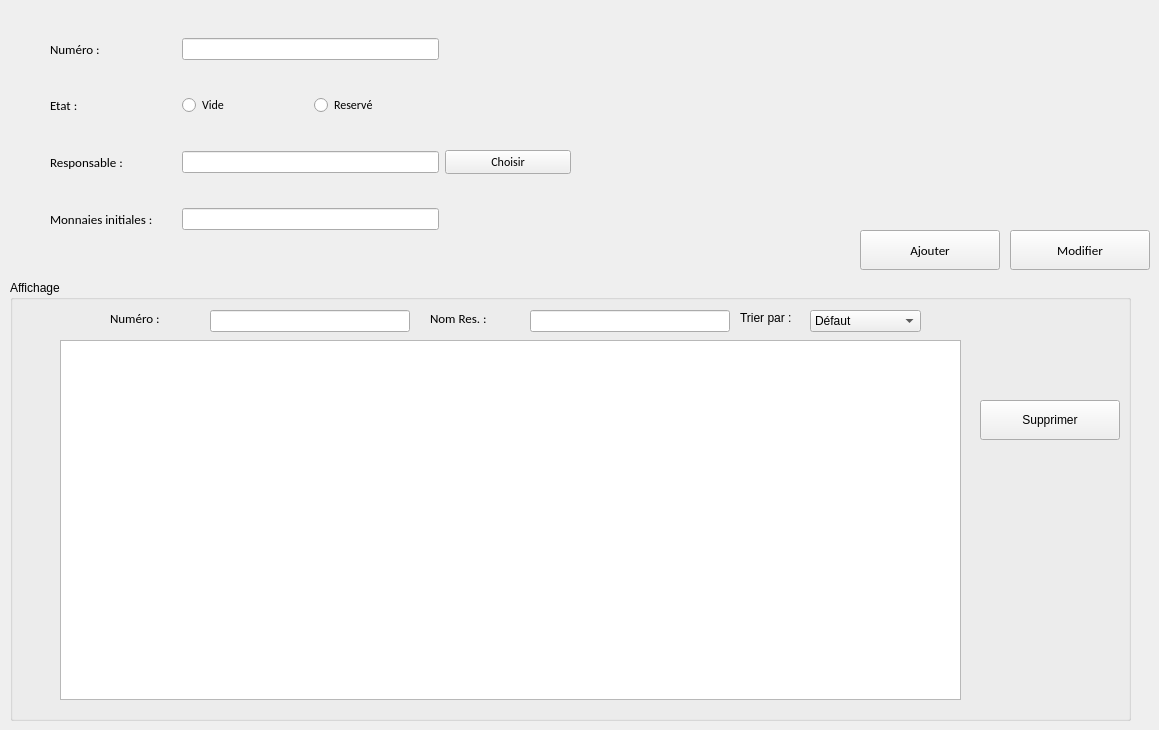
      <widget class="QWidget" name="GestionCTW">
       <attribute name="title">
        <string>Gestion des caisses</string>
       </attribute>
       <widget class="QPushButton" name="AjouterC">
        <property name="geometry">
         <rect>
          <x>860</x>
          <y>230</y>
          <width>140</width>
          <height>40</height>
         </rect>
        </property>
        <property name="font">
         <font>
          <family>Calibri</family>
          <pointsize>10</pointsize>
         </font>
        </property>
        <property name="text">
         <string>Ajouter</string>
        </property>
       </widget>
       <widget class="QWidget" name="layoutWidget_4">
        <property name="geometry">
         <rect>
          <x>50</x>
          <y>10</y>
          <width>521</width>
          <height>251</height>
         </rect>
        </property>
        <layout class="QGridLayout" name="gridLayout_4">
         <item row="2" column="3">
          <widget class="QPushButton" name="ChoiResAjouter">
           <property name="enabled">
            <bool>true</bool>
           </property>
           <property name="font">
            <font>
             <family>Calibri</family>
             <pointsize>9</pointsize>
            </font>
           </property>
           <property name="text">
            <string>Choisir</string>
           </property>
          </widget>
         </item>
         <item row="1" column="0">
          <widget class="QLabel" name="ea">
           <property name="font">
            <font>
             <family>Calibri</family>
             <pointsize>10</pointsize>
            </font>
           </property>
           <property name="cursor">
            <cursorShape>ArrowCursor</cursorShape>
           </property>
           <property name="text">
            <string>Etat :</string>
           </property>
          </widget>
         </item>
         <item row="1" column="2">
          <widget class="QRadioButton" name="EtatResAjouter">
           <property name="font">
            <font>
             <family>Calibri</family>
            </font>
           </property>
           <property name="text">
            <string>Reservé</string>
           </property>
          </widget>
         </item>
         <item row="0" column="0">
          <widget class="QLabel" name="na">
           <property name="font">
            <font>
             <family>Calibri</family>
             <pointsize>10</pointsize>
            </font>
           </property>
           <property name="cursor">
            <cursorShape>ArrowCursor</cursorShape>
           </property>
           <property name="text">
            <string>Numéro :</string>
           </property>
          </widget>
         </item>
         <item row="3" column="1" colspan="2">
          <widget class="QLineEdit" name="CInitAjouter"/>
         </item>
         <item row="2" column="0">
          <widget class="QLabel" name="ra">
           <property name="enabled">
            <bool>true</bool>
           </property>
           <property name="font">
            <font>
             <family>Calibri</family>
             <pointsize>10</pointsize>
            </font>
           </property>
           <property name="cursor">
            <cursorShape>ArrowCursor</cursorShape>
           </property>
           <property name="text">
            <string>Responsable :</string>
           </property>
          </widget>
         </item>
         <item row="3" column="0">
          <widget class="QLabel" name="ma">
           <property name="font">
            <font>
             <family>Calibri</family>
             <pointsize>10</pointsize>
            </font>
           </property>
           <property name="cursor">
            <cursorShape>ArrowCursor</cursorShape>
           </property>
           <property name="text">
            <string>Monnaies initiales :</string>
           </property>
          </widget>
         </item>
         <item row="0" column="1" colspan="2">
          <widget class="QLineEdit" name="numAjouter"/>
         </item>
         <item row="1" column="1">
          <widget class="QRadioButton" name="EtatVideAjouter">
           <property name="enabled">
            <bool>true</bool>
           </property>
           <property name="font">
            <font>
             <family>Calibri</family>
            </font>
           </property>
           <property name="text">
            <string>Vide</string>
           </property>
           <property name="checkable">
            <bool>true</bool>
           </property>
           <property name="checked">
            <bool>false</bool>
           </property>
          </widget>
         </item>
         <item row="2" column="1" colspan="2">
          <widget class="QLineEdit" name="ResAjouter">
           <property name="enabled">
            <bool>true</bool>
           </property>
           <property name="font">
            <font>
             <kerning>true</kerning>
            </font>
           </property>
           <property name="acceptDrops">
            <bool>false</bool>
           </property>
          </widget>
         </item>
        </layout>
       </widget>
       <widget class="QGroupBox" name="groupBox">
        <property name="geometry">
         <rect>
          <x>10</x>
          <y>280</y>
          <width>1121</width>
          <height>441</height>
         </rect>
        </property>
        <property name="title">
         <string>Affichage</string>
        </property>
        <widget class="QTableView" name="TableCaisse">
         <property name="geometry">
          <rect>
           <x>50</x>
           <y>60</y>
           <width>901</width>
           <height>360</height>
          </rect>
         </property>
        </widget>
        <widget class="QPushButton" name="SupprimerC">
         <property name="geometry">
          <rect>
           <x>970</x>
           <y>120</y>
           <width>140</width>
           <height>40</height>
          </rect>
         </property>
         <property name="text">
          <string>Supprimer</string>
         </property>
        </widget>
        <widget class="QComboBox" name="TriC">
         <property name="geometry">
          <rect>
           <x>800</x>
           <y>30</y>
           <width>111</width>
           <height>22</height>
          </rect>
         </property>
         <item>
          <property name="text">
           <string>Défaut</string>
          </property>
         </item>
         <item>
          <property name="text">
           <string>Numéro</string>
          </property>
         </item>
         <item>
          <property name="text">
           <string>Etat</string>
          </property>
         </item>
         <item>
          <property name="text">
           <string>Responsable</string>
          </property>
         </item>
         <item>
          <property name="text">
           <string>Caisse Initialle</string>
          </property>
         </item>
         <item>
          <property name="text">
           <string>Révenu</string>
          </property>
         </item>
        </widget>
        <widget class="QLabel" name="naffC">
         <property name="geometry">
          <rect>
           <x>100</x>
           <y>30</y>
           <width>71</width>
           <height>16</height>
          </rect>
         </property>
         <property name="font">
          <font>
           <family>Calibri</family>
           <pointsize>10</pointsize>
          </font>
         </property>
         <property name="cursor">
          <cursorShape>ArrowCursor</cursorShape>
         </property>
         <property name="text">
          <string>Numéro :</string>
         </property>
        </widget>
        <widget class="QLineEdit" name="numAfficherC">
         <property name="geometry">
          <rect>
           <x>200</x>
           <y>30</y>
           <width>200</width>
           <height>22</height>
          </rect>
         </property>
        </widget>
        <widget class="QLabel" name="taffC">
         <property name="geometry">
          <rect>
           <x>730</x>
           <y>30</y>
           <width>71</width>
           <height>16</height>
          </rect>
         </property>
         <property name="text">
          <string>Trier par :</string>
         </property>
        </widget>
        <widget class="QLabel" name="Resaff">
         <property name="geometry">
          <rect>
           <x>420</x>
           <y>30</y>
           <width>91</width>
           <height>16</height>
          </rect>
         </property>
         <property name="font">
          <font>
           <family>Calibri</family>
           <pointsize>10</pointsize>
          </font>
         </property>
         <property name="cursor">
          <cursorShape>ArrowCursor</cursorShape>
         </property>
         <property name="text">
          <string>Nom Res. :</string>
         </property>
        </widget>
        <widget class="QLineEdit" name="ResAfficher">
         <property name="geometry">
          <rect>
           <x>520</x>
           <y>30</y>
           <width>200</width>
           <height>22</height>
          </rect>
         </property>
        </widget>
       </widget>
       <widget class="QPushButton" name="ModifierC">
        <property name="geometry">
         <rect>
          <x>1010</x>
          <y>230</y>
          <width>140</width>
          <height>40</height>
         </rect>
        </property>
        <property name="font">
         <font>
          <family>Calibri</family>
          <pointsize>10</pointsize>
         </font>
        </property>
        <property name="text">
         <string>Modifier</string>
        </property>
       </widget>
      </widget>
